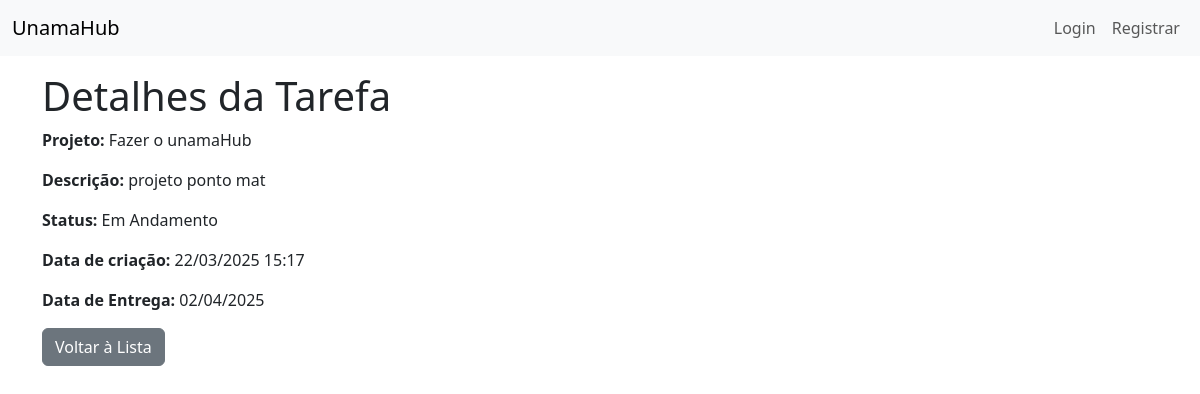
The app's page /Tasks/1/Detail/ with its own data.
### tasks/models.py (models this page shows, shortened)
class Task(models.Model):
    STATUS_CHOICES = [
        ('P', 'Pending'),
        ('A', 'InProgress'),
        ('C', 'Complete'),
    ]
    title = models.CharField(max_length = 255)
    description = models.TextField()
    status = models.CharField(max_length = 1, choices = STATUS_CHOICES, default = 'P')
    created_at = models.DateTimeField(auto_now_add = True)
    due_date = models.DateField()

### tasks/views.py (the view)
# urls.py: path('<int:pk>/Detail/', TaskDetailView.as_view(), name='task-detail'),
class TaskDetailView(DetailView):
    model = Task
    template_name = "tasks/task_detail.html"
    context_object_name = "task"

### tasks/templates/tasks/task_detail.html
{% extends "base.html" %}
{% block content %}
<h1>Detalhes da Tarefa</h1>
<p><strong>Projeto:</strong> {{ task.title }}</p>
<p><strong>Descrição:</strong> {{ task.description }}</p>
<p><strong>Status:</strong>
    {% if task.status == 'P' %}
        Pendente
    {% elif task.status == 'A' %}
        Em Andamento
    {% elif task.status == 'C' %}
        Concluido
    {% endif %}
</p>
<p><strong>Data de criação:</strong> {{ task.created_at|date:"d/m/Y H:i" }}</p>
<p><strong>Data de Entrega:</strong> {{ task.due_date|date:"d/m/Y" }}</p>
<a href="{% url 'task-list' %}" class="btn btn-secondary">Voltar à Lista</a>
{% endblock content %}

### records on screen
Task: title "Fazer o unamaHub", description "projeto ponto mat", created_at "22/03/2025 15:17", due_date "02/04/2025"
